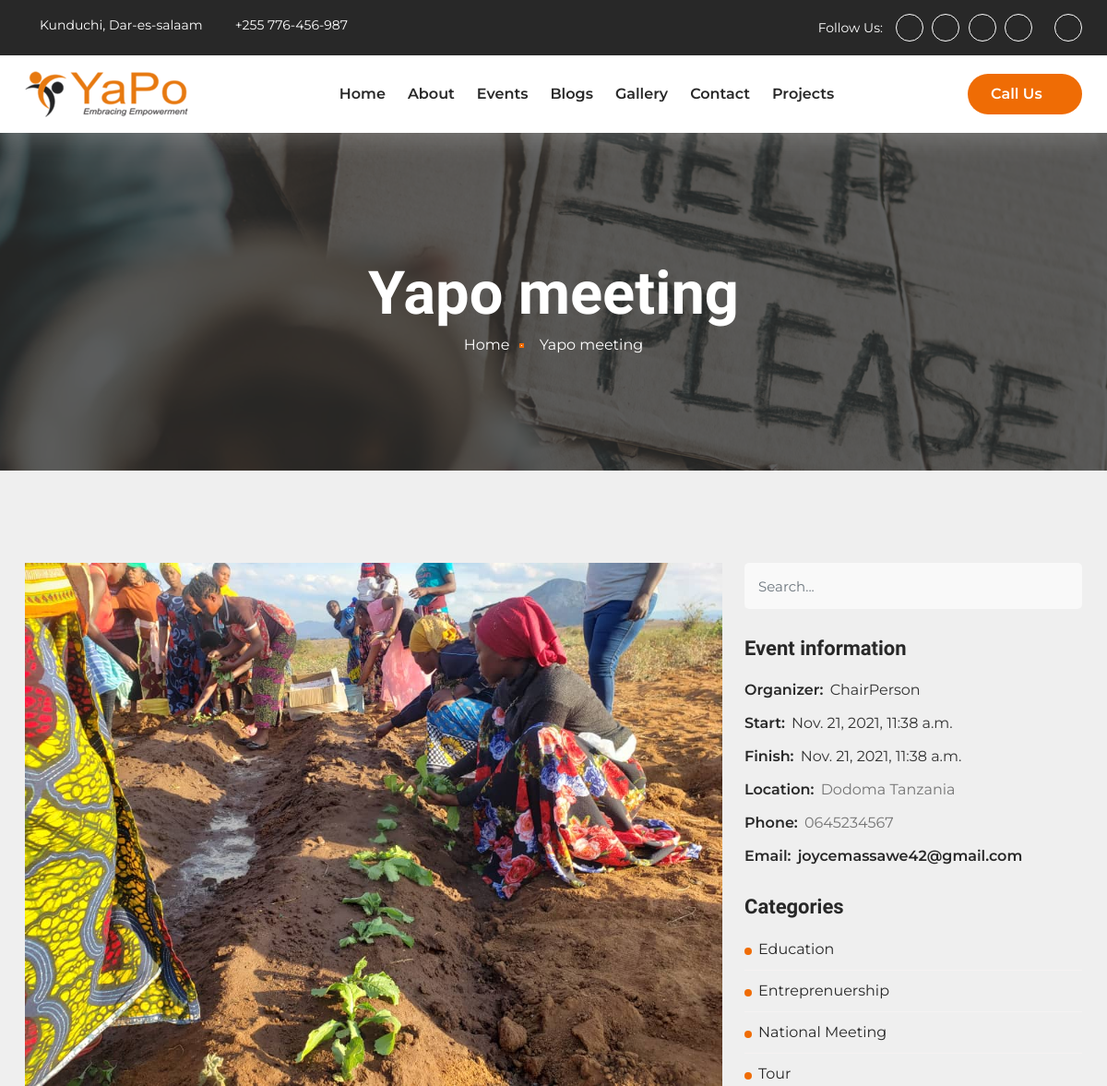
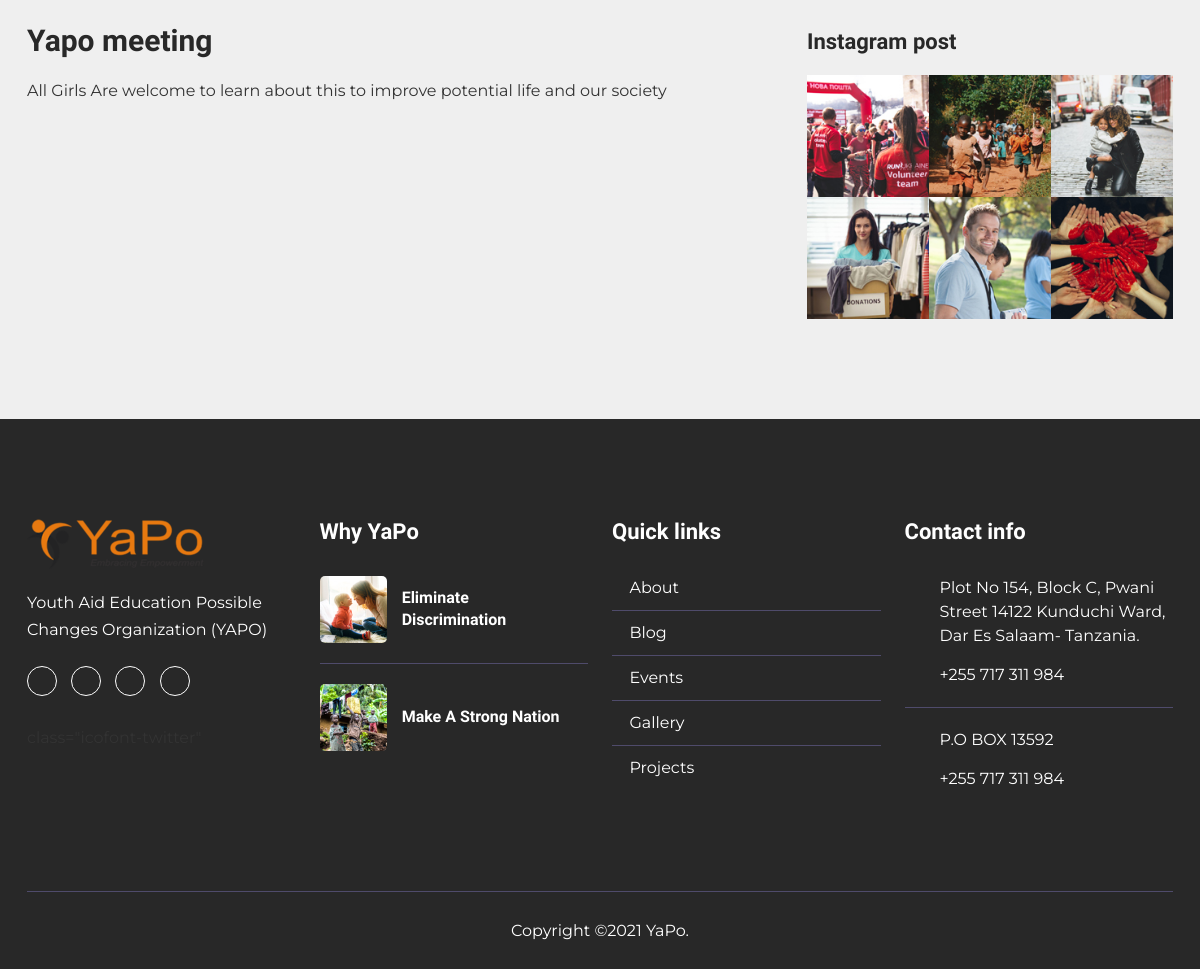
/event-details/1, run on the app's committed database (2 pictures, top to bottom).
### core/models.py (models this page shows, shortened)
class Event(models.Model):
    title = models.CharField(max_length=125)
    image = models.FileField()
    start_time = models.DateTimeField()
    finish_time = models.DateTimeField()
    location = models.CharField(max_length=100)
    description = models.TextField()
    phone = models.CharField(max_length=100)
    organizer = models.CharField(max_length=150)
    email = models.CharField(max_length=100)

### core/views.py (the view)
# urls.py: path('event-details/<int:event_id>', event_details, name='event-details'),
def event_details(request, event_id):
    event = Event.objects.get(id=event_id)
    context = {
        'event': event
    }
    return render(request, 'event-details.html', context)

### templates/event-details.html (shortened to what this page needs)
{% extends 'base.html' %}
{% load static %}
{% block content %}
    <div class="page-title-area title-bg-five">
        <div class="d-table">
            <div class="d-table-cell">
                <div class="container">
                    <div class="title-item">
                        <h2>{{ event.title }}</h2>
                        <ul>
                            <li>
                                <a href="{% url 'index' %}">Home</a>
                            </li>
                            <li>
                                <span>{{ event.title }}</span>
                            </li>
                        </ul>
                    </div>
                </div>
            </div>
        </div>
    </div>
    <div class="event-details-area ptb-100">
        <div class="container">
            <div class="row">
                <div class="col-lg-8">
                    <div class="details-item">
                        <div class="details-img">
                            <img src="{{ event.image.url }}" alt="Details">
                            <h2>{{ event.title }}
                            </h2>
                            <p>{{ event.description }}</p>
                        </div>
                    </div>
                </div>
                <div class="col-lg-4">
                    <div class="widget-area">
                        <div class="search widget-item">
                            <form>
                                <input type="text" class="form-control" placeholder="Search...">
                                <button type="submit" class="btn">
                                    <i class="icofont-search-1"></i>
                                </button>
                            </form>
                        </div>
                        <div class="information widget-item">
                            <h3>Event information</h3>
                            <ul>
                                <li>
                                    <span>Organizer:</span>
                                    {{ event.organizer }}
                                </li>
                                <li>
                                    <span>Start:</span>
                                    {{ event.start_time }}
                                </li>
                                <li>
                                    <span>Finish:</span>
                                    {{ event.finish_time }}
                                </li>
                                <li>
                                    <span>Location:</span>
                                    <a href="#">{{ event.location }}</a>
                                </li>
                                <li>
                                    <span>Phone:</span>
                                    <a href="tel:+123456789">{{ event.phone }}</a>
                                </li>
                                <li>
                                    <span>Email:</span>
                                    <a
                                        href="#"><span
                                            class="__cf_email__"
                                            data-cfemail="b9d1dcd5d5d6f9dfd0d7ddd697dad6d4">{{ event.email }}</span></a>
                                </li>
                            </ul>
                        </div>
                        <div class="common-right-content widget-item">
                            <h3>Categories</h3>
                            <ul>
                                <li>
                                    <a href="{% url 'events' %}">Education </a>
                                </li>
                                <li>
                                    <a href="% url 'events' %}">Entreprenuership </a>
                                </li>
                                <li>
                                    <a href="% url 'events' %}">National Meeting </a>
                                </li>
                                <li>
                                    <a href="% url 'events' %}">Tour </a>
                                </li>
                            </ul>
                        </div>
                        <div class="instagram widget-item">
                            <h3>Instagram post</h3>
                            <div class="row m-0">
                                <div class="col-4 col-sm-3 col-lg-4 p-0">
                                    <div class="instagram-item">
                                        <img src="{% static 'assets/img/blog/instagram1.jpg' %}" alt="Instagram">
                                    </div>
                                </div>
                                <div class="col-4 col-sm-3 col-lg-4 p-0">
                                    <div class="instagram-item">
                                        <img src="{% static 'assets/img/blog/instagram2.jpg' %}" alt="Instagram">
                                    </div>
                                </div>
                                <div class="col-4 col-sm-3 col-lg-4 p-0">
                                    <div class="instagram-item">
                                        <img src="{% static 'assets/img/blog/instagram3.jpg' %}" alt="Instagram">
                                    </div>
                                </div>
                                <div class="col-4 col-sm-3 col-lg-4 p-0">
                                    <div class="instagram-item">
                                        <img src="{% static 'assets/img/blog/instagram4.jpg' %}" alt="Instagram">
                                    </div>
                                </div>
                                <div class="col-4 col-sm-3 col-lg-4 p-0">
                                    <div class="instagram-item">
                                        <img src="{% static 'assets/img/blog/instagram5.jpg' %}" alt="Instagram">
                                    </div>
                                </div>
                                <div class="col-4 col-sm-3 col-lg-4 p-0">
                                    <div class="instagram-item">
                                        <img src="{% static 'assets/img/blog/instagram6.jpg' %}" alt="Instagram">
                                    </div>
                                </div>
                            </div>
                        </div>
                    </div>
                </div>
            </div>
        </div>
    </div>
{% endblock content %}

### static/assets/css/meanmenu.css (style rules this page uses)
body { font-family:oswald,sans-serif;padding:0;margin:0;font-size:15px;background-color:#f1f1f1 }

### static/assets/css/style.css (style rules this page uses)
body { font-family:open sans,sans-serif;color:#757575;background-color:#fff;font-size:16px }
h1,h2,h3,h4,h5,h6 { font-weight:700;color:#282828;font-family:quicksand,sans-serif }
p { line-height:1.7 }
a { -webkit-transition:.5s all ease;transition:.5s all ease;text-decoration:none }
img { max-width:100% }
.d-table { width:100%;height:100% }
.d-table-cell { vertical-align:middle }
.ptb-100 { padding-top:100px;padding-bottom:100px }
ul { margin:0;padding:0 }
.container { max-width:1170px }
.title-bg-five { background-image:url(../img/banner/title-bg5.jpg) }
.page-title-area { height:450px;background-size:cover;background-position:center center;background-repeat:no-repeat;position:relative }
.page-title-area:before { position:absolute;content:'';width:100%;height:100%;top:0;left:0;background-color:#282828;opacity:.75 }
.page-title-area .title-item { position:relative;z-index:1;text-align:center;margin-top:95px }
.page-title-area .title-item h2 { font-size:65px;color:#fff;margin-bottom:5px }
.page-title-area .title-item ul li { list-style-type:none;display:inline-block;margin-left:14px;margin-right:14px;position:relative }
.page-title-area .title-item ul li:before { position:absolute;content:'';width:5px;height:5px;top:10px;left:60px;background-color:#fff;-webkit-transition:.5s all ease;transition:.5s all ease;-webkit-animation:rotate360 1s infinite linear;animation:rotate360 1s infinite linear;border:2px solid #ef6c05 }
.page-title-area .title-item ul li:last-child:before { display:none }
.page-title-area .title-item ul li a { display:inline-block;color:#fff }
.page-title-area .title-item ul li span { display:inline-block;color:#fff }
.widget-area .widget-item { margin-bottom:30px }
.widget-area .widget-item:last-child { margin-bottom:0 }
.widget-area .widget-item h3 { font-size:22px;margin-bottom:20px }
.widget-area .search { position:relative }
.widget-area .search .form-control { height:50px;border-radius:5px;padding-left:15px;font-size:15px;border:0;background-color:#f9f9f9 }
.widget-area .search .btn { padding:0;position:absolute;top:10px;right:15px;font-size:20px;color:#ef6c05;-webkit-transition:.5s all ease;transition:.5s all ease }
.widget-area .common-right-content ul li { list-style-type:none;display:block;border-bottom:1px solid #f5f2f2;position:relative;padding-left:15px;margin-bottom:10px;padding-bottom:10px;-webkit-transition:.5s all ease;transition:.5s all ease }
.widget-area .common-right-content ul li:before { position:absolute;content:'';top:10px;left:0;width:8px;height:8px;border-radius:50%;background-color:#ef6c05 }
.widget-area .common-right-content ul li:last-child { border-bottom:0;padding-bottom:0;margin-bottom:0 }
.widget-area .common-right-content ul li a { display:block;color:#282828 }
.widget-area .instagram .instagram-item { position:relative }
.widget-area .instagram .instagram-item img { width:100% }
.widget-area .instagram .instagram-item:before { position:absolute;content:'';width:100%;height:100%;top:0;left:0;background-color:#282828;opacity:0;visibility:hidden;-webkit-transform:scale(.5);transform:scale(.5);-webkit-transition:.5s all ease;transition:.5s all ease }
.event-details-area .details-item .details-img img { margin-bottom:20px }
.event-details-area .details-item .details-img h2 { font-size:30px;margin-bottom:15px;line-height:1.4 }
.event-details-area .details-item .details-img p { margin-bottom:10px }
.event-details-area .details-item .details-img p:last-child { margin-bottom:0 }
.widget-area .information ul li { list-style-type:none;display:block;margin-bottom:12px }
.widget-area .information ul li:last-child { margin-bottom:0 }
.widget-area .information ul li span { display:inline-block;font-weight:600;margin-right:3px;color:#282828 }
.widget-area .information ul li a { display:inline-block;color:#757575 }

### data on the page
Event: title "Yapo meeting", image (picture), description "All Girls Are welcome to learn about this to improve potential life and our society", organizer "ChairPerson", start_time "Nov. 21, 2021, 11:38 a.m.", finish_time "Nov. 21, 2021, 11:38 a.m.", location "Dodoma Tanzania", phone "0645234567", email "joycemassawe42@gmail.com"
